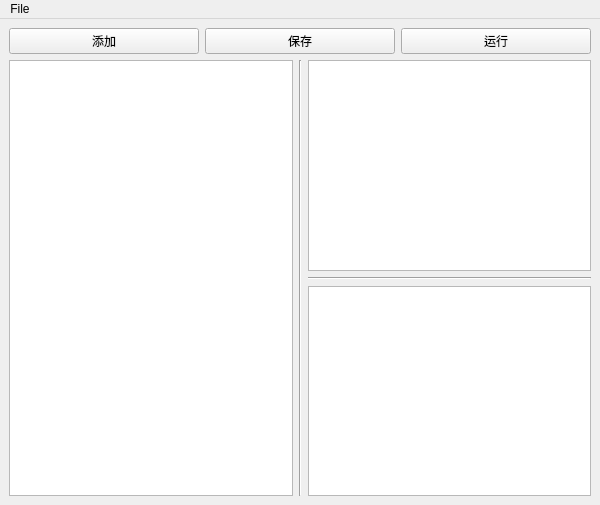
<?xml version="1.0" encoding="UTF-8"?>
<ui version="4.0">
 <class>MainWindow</class>
 <widget class="QMainWindow" name="MainWindow">
  <property name="geometry">
   <rect>
    <x>0</x>
    <y>0</y>
    <width>600</width>
    <height>505</height>
   </rect>
  </property>
  <property name="windowTitle">
   <string>MainWindow</string>
  </property>
  <property name="layoutDirection">
   <enum>Qt::LeftToRight</enum>
  </property>
  <widget class="QWidget" name="centralwidget">
   <layout class="QHBoxLayout" name="horizontalLayout_3">
    <item>
     <layout class="QVBoxLayout" name="verticalLayout_3">
      <item>
       <layout class="QHBoxLayout" name="horizontalLayout">
        <item>
         <widget class="QPushButton" name="pushButton">
          <property name="text">
           <string>添加</string>
          </property>
         </widget>
        </item>
        <item>
         <widget class="QPushButton" name="pushButton_2">
          <property name="text">
           <string>保存</string>
          </property>
         </widget>
        </item>
        <item>
         <widget class="QPushButton" name="pushButton_3">
          <property name="text">
           <string>运行</string>
          </property>
         </widget>
        </item>
       </layout>
      </item>
      <item>
       <layout class="QHBoxLayout" name="horizontalLayout_2">
        <item>
         <widget class="QTextEditWithLineNum" name="qtCodeArea"/>
        </item>
        <item>
         <widget class="Line" name="line">
          <property name="orientation">
           <enum>Qt::Vertical</enum>
          </property>
         </widget>
        </item>
        <item>
         <layout class="QVBoxLayout" name="verticalLayout">
          <item>
           <widget class="QTextEditWithLineNum" name="qtElementArea">
            <property name="html">
             <string>&lt;!DOCTYPE HTML PUBLIC &quot;-//W3C//DTD HTML 4.0//EN&quot; &quot;http://www.w3.org/TR/REC-html40/strict.dtd&quot;&gt;
&lt;html&gt;&lt;head&gt;&lt;meta name=&quot;qrichtext&quot; content=&quot;1&quot; /&gt;&lt;style type=&quot;text/css&quot;&gt;
p, li { white-space: pre-wrap; }
&lt;/style&gt;&lt;/head&gt;&lt;body style=&quot; font-family:'.AppleSystemUIFont'; font-size:13pt; font-weight:400; font-style:normal;&quot;&gt;
&lt;p style=&quot;-qt-paragraph-type:empty; margin-top:0px; margin-bottom:0px; margin-left:0px; margin-right:0px; -qt-block-indent:0; text-indent:0px;&quot;&gt;&lt;br /&gt;&lt;/p&gt;&lt;/body&gt;&lt;/html&gt;</string>
            </property>
           </widget>
          </item>
          <item>
           <widget class="Line" name="line_2">
            <property name="orientation">
             <enum>Qt::Horizontal</enum>
            </property>
           </widget>
          </item>
          <item>
           <widget class="QTableWidget" name="qtMatrixArea">
            <property name="editTriggers">
             <set>QAbstractItemView::NoEditTriggers</set>
            </property>
            <property name="selectionMode">
             <enum>QAbstractItemView::SingleSelection</enum>
            </property>
            <property name="selectionBehavior">
             <enum>QAbstractItemView::SelectRows</enum>
            </property>
            <property name="sortingEnabled">
             <bool>false</bool>
            </property>
            <attribute name="horizontalHeaderDefaultSectionSize">
             <number>25</number>
            </attribute>
           </widget>
          </item>
         </layout>
        </item>
       </layout>
      </item>
     </layout>
    </item>
   </layout>
  </widget>
  <widget class="QMenuBar" name="menuBar">
   <property name="geometry">
    <rect>
     <x>0</x>
     <y>0</y>
     <width>600</width>
     <height>24</height>
    </rect>
   </property>
   <widget class="QMenu" name="File">
    <property name="title">
     <string>File</string>
    </property>
    <addaction name="actionopen"/>
    <addaction name="actionsave"/>
    <addaction name="separator"/>
    <addaction name="actionopen_code"/>
   </widget>
   <addaction name="File"/>
  </widget>
  <action name="actionopen">
   <property name="text">
    <string>open...</string>
   </property>
  </action>
  <action name="actionsave">
   <property name="text">
    <string>save...</string>
   </property>
  </action>
  <action name="actionopen_code">
   <property name="text">
    <string>code  open...</string>
   </property>
  </action>
 </widget>
 <customwidgets>
  <customwidget>
   <class>QTextEditWithLineNum</class>
   <extends>QTextEdit</extends>
   <header location="global">qtexteditwithlinenum.h</header>
  </customwidget>
 </customwidgets>
 <resources/>
 <connections/>
</ui>
